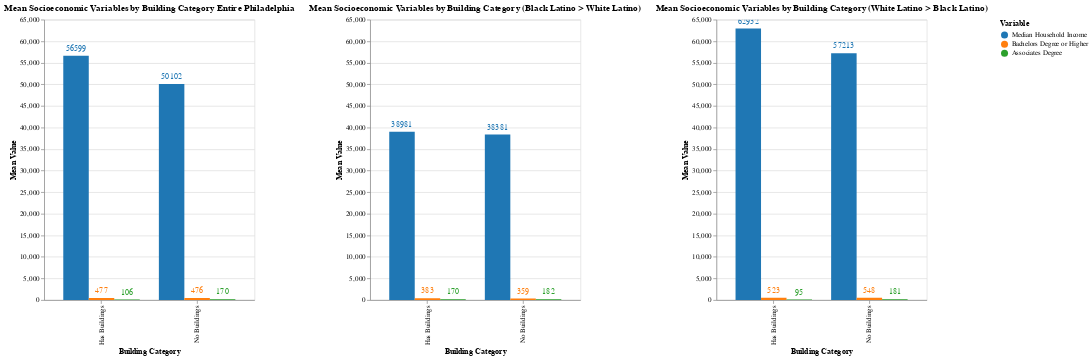

The notebook cell this image was saved under:
### Code cell
Philadelphia_plot= create_mean_plot(
    tracts_all_df,
    "Mean Socioeconomic Variables by Building Category Entire Philadelphia"
)



white_plot = create_mean_plot(
    white_greater_df,
    "Mean Socioeconomic Variables by Building Category (White Latino > Black Latino)"
)


black_plot = create_mean_plot(
    black_greater_df,
    "Mean Socioeconomic Variables by Building Category (Black Latino > White Latino)"
)



 


final_chart = alt.hconcat(Philadelphia_plot,black_plot, white_plot ).resolve_scale(
y='shared'
)

final_chart

### Figure 1 — Vega-Lite specification as saved in the notebook (floating-point values rounded to 4 significant figures)
{"config": {"view": {"continuousWidth": 300, "continuousHeight": 300}}, "hconcat": [{"layer": [{"mark": {"type": "bar"}, "encoding": {"color": {"field": "Variable", "scale": {"domain": ["Median Household Income", "Bachelors Degree or Higher", "Associates Degree"], "range": ["#1f77b4", "#ff7f0e", "#2ca02c"]}, "title": "Variable", "type": "nominal"}, "tooltip": [{"field": "Building Category", "title": "Building Category", "type": "nominal"}, {"field": "Variable", "type": "nominal"}, {"field": "Mean", "format": ".2f", "type": "quantitative"}], "x": {"field": "Building Category", "title": "Building Category", "type": "nominal"}, "xOffset": {"field": "Variable", "type": "nominal"}, "y": {"field": "Mean", "title": "Mean Value", "type": "quantitative"}}, "name": "view_13", "title": "Mean Socioeconomic Variables by Building Category Entire Philadelphia"}, {"mark": {"type": "text", "align": "center", "baseline": "bottom", "dy": -5}, "encoding": {"color": {"field": "Variable", "scale": {"domain": ["Median Household Income", "Bachelors Degree or Higher", "Associates Degree"], "range": ["#1f77b4", "#ff7f0e", "#2ca02c"]}, "title": "Variable", "type": "nominal"}, "text": {"field": "Mean", "format": ".0f", "type": "quantitative"}, "tooltip": [{"field": "Building Category", "title": "Building Category", "type": "nominal"}, {"field": "Variable", "type": "nominal"}, {"field": "Mean", "format": ".2f", "type": "quantitative"}], "x": {"field": "Building Category", "title": "Building Category", "type": "nominal"}, "xOffset": {"field": "Variable", "type": "nominal"}, "y": {"field": "Mean", "title": "Mean Value", "type": "quantitative"}}, "title": "Mean Socioeconomic Variables by Building Category Entire Philadelphia"}], "data": {"name": "data-90890cb3c763f7d16611291bdf38c5bd"}, "height": 400, "width": 300}, {"layer": [{"mark": {"type": "bar"}, "encoding": {"color": {"field": "Variable", "scale": {"domain": ["Median Household Income", "Bachelors Degree or Higher", "Associates Degree"], "range": ["#1f77b4", "#ff7f0e", "#2ca02c"]}, "title": "Variable", "type": "nominal"}, "tooltip": [{"field": "Building Category", "title": "Building Category", "type": "nominal"}, {"field": "Variable", "type": "nominal"}, {"field": "Mean", "format": ".2f", "type": "quantitative"}], "x": {"field": "Building Category", "title": "Building Category", "type": "nominal"}, "xOffset": {"field": "Variable", "type": "nominal"}, "y": {"field": "Mean", "title": "Mean Value", "type": "quantitative"}}, "name": "view_15", "title": "Mean Socioeconomic Variables by Building Category (Black Latino > White Latino)"}, {"mark": {"type": "text", "align": "center", "baseline": "bottom", "dy": -5}, "encoding": {"color": {"field": "Variable", "scale": {"domain": ["Median Household Income", "Bachelors Degree or Higher", "Associates Degree"], "range": ["#1f77b4", "#ff7f0e", "#2ca02c"]}, "title": "Variable", "type": "nominal"}, "text": {"field": "Mean", "format": ".0f", "type": "quantitative"}, "tooltip": [{"field": "Building Category", "title": "Building Category", "type": "nominal"}, {"field": "Variable", "type": "nominal"}, {"field": "Mean", "format": ".2f", "type": "quantitative"}], "x": {"field": "Building Category", "title": "Building Category", "type": "nominal"}, "xOffset": {"field": "Variable", "type": "nominal"}, "y": {"field": "Mean", "title": "Mean Value", "type": "quantitative"}}, "title": "Mean Socioeconomic Variables by Building Category (Black Latino > White Latino)"}], "data": {"name": "data-52a9b5543818b9854ef9db77a7912730"}, "height": 400, "width": 300}, {"layer": [{"mark": {"type": "bar"}, "encoding": {"color": {"field": "Variable", "scale": {"domain": ["Median Household Income", "Bachelors Degree or Higher", "Associates Degree"], "range": ["#1f77b4", "#ff7f0e", "#2ca02c"]}, "title": "Variable", "type": "nominal"}, "tooltip": [{"field": "Building Category", "title": "Building Category", "type": "nominal"}, {"field": "Variable", "type": "nominal"}, {"field": "Mean", "format": ".2f", "type": "quantitative"}], "x": {"field": "Building Category", "title": "Building Category", "type": "nominal"}, "xOffset": {"field": "Variable", "type": "nominal"}, "y": {"field": "Mean", "title": "Mean Value", "type": "quantitative"}}, "name": "view_14", "title": "Mean Socioeconomic Variables by Building Category (White Latino > Black Latino)"}, {"mark": {"type": "text", "align": "center", "baseline": "bottom", "dy": -5}, "encoding": {"color": {"field": "Variable", "scale": {"domain": ["Median Household Income", "Bachelors Degree or Higher", "Associates Degree"], "range": ["#1f77b4", "#ff7f0e", "#2ca02c"]}, "title": "Variable", "type": "nominal"}, "text": {"field": "Mean", "format": ".0f", "type": "quantitative"}, "tooltip": [{"field": "Building Category", "title": "Building Category", "type": "nominal"}, {"field": "Variable", "type": "nominal"}, {"field": "Mean", "format": ".2f", "type": "quantitative"}], "x": {"field": "Building Category", "title": "Building Category", "type": "nominal"}, "xOffset": {"field": "Variable", "type": "nominal"}, "y": {"field": "Mean", "title": "Mean Value", "type": "quantitative"}}, "title": "Mean Socioeconomic Variables by Building Category (White Latino > Black Latino)"}], "data": {"name": "data-32dbd6a221b414f440a044f18500dce0"}, "height": 400, "width": 300}], "params": [{"name": "param_13", "select": {"type": "interval", "encodings": ["x", "y"]}, "bind": "scales", "views": ["view_13"]}, {"name": "param_15", "select": {"type": "interval", "encodings": ["x", "y"]}, "bind": "scales", "views": ["view_15"]}, {"name": "param_14", "select": {"type": "interval", "encodings": ["x", "y"]}, "bind": "scales", "views": ["view_14"]}], "resolve": {"scale": {"y": "shared"}}, "$schema": "https://vega.github.io/schema/vega-lite/v5.14.1.json", "datasets": {"data-90890cb3c763f7d16611291bdf38c5bd": [{"Building Category": "No Buildings", "Variable": "Median Household Income", "Mean": 50100.0}, {"Building Category": "Has Buildings", "Variable": "Median Household Income", "Mean": 56600.0}, {"Building Category": "No Buildings", "Variable": "Bachelors Degree or Higher", "Mean": 475.9}, {"Building Category": "Has Buildings", "Variable": "Bachelors Degree or Higher", "Mean": 476.6}, {"Building Category": "No Buildings", "Variable": "Associates Degree", "Mean": 169.9}, {"Building Category": "Has Buildings", "Variable": "Associates Degree", "Mean": 105.5}], "data-52a9b5543818b9854ef9db77a7912730": [{"Building Category": "No Buildings", "Variable": "Median Household Income", "Mean": 38380.0}, {"Building Category": "Has Buildings", "Variable": "Median Household Income", "Mean": 38980.0}, {"Building Category": "No Buildings", "Variable": "Bachelors Degree or Higher", "Mean": 359.2}, {"Building Category": "Has Buildings", "Variable": "Bachelors Degree or Higher", "Mean": 383.4}, {"Building Category": "No Buildings", "Variable": "Associates Degree", "Mean": 182.0}, {"Building Category": "Has Buildings", "Variable": "Associates Degree", "Mean": 170.2}], "data-32dbd6a221b414f440a044f18500dce0": [{"Building Category": "No Buildings", "Variable": "Median Household Income", "Mean": 57210.0}, {"Building Category": "Has Buildings", "Variable": "Median Household Income", "Mean": 62930.0}, {"Building Category": "No Buildings", "Variable": "Bachelors Degree or Higher", "Mean": 547.7}, {"Building Category": "Has Buildings", "Variable": "Bachelors Degree or Higher", "Mean": 522.9}, {"Building Category": "No Buildings", "Variable": "Associates Degree", "Mean": 181.2}, {"Building Category": "Has Buildings", "Variable": "Associates Degree", "Mean": 95.33}]}}
